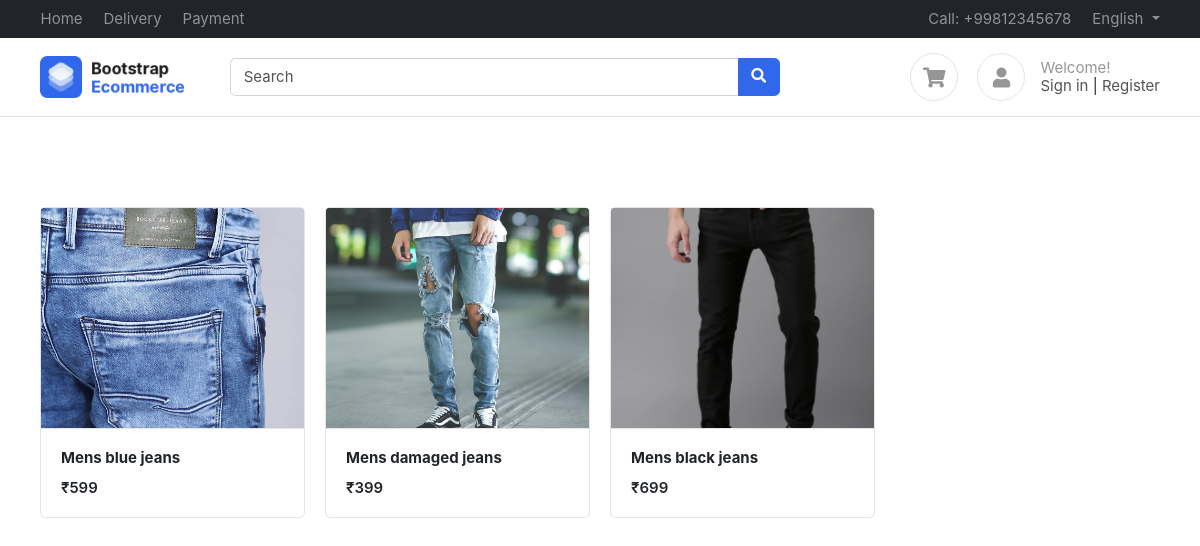
The page / on the database its author committed.
### Products/models.py (models this page shows, shortened)
class Products(BaseModel):
    product_name = models.CharField(max_length=100)
    slug = models.SlugField(unique=True, null=True, blank=True)
    category = models.ForeignKey(Category, on_delete=models.CASCADE, related_name="products")
    price = models.IntegerField()
    product_description = models.TextField()
    color_varient = models.ManyToManyField(ColorVarient)
    size_varient = models.ManyToManyField(SizeVarient)

class ProductImage(BaseModel):
    products = models.ForeignKey(Products, on_delete=models.CASCADE, related_name="product_images")
    image = models.ImageField(upload_to="products")

### home/views.py (the view)
# urls.py: path('', home_view, name='home'),
def home_view(request):
    context = {
        'products' : Products.objects.all()
    }
    return render(request, 'home/home.html', context)

### templates/home/home.html
{% extends 'base/base.html' %}
{% block content %}
<div class="container mt-5 pt-5">
    <div class="row">
        {% for product in products %}
        <div class="col-md-3">
            <figure class="card card-product-grid">
                <div class="img-wrap"> <a href="{% url 'product_detail' product.slug %}"><img src="/media/{{product.product_images.first.image}}" style="width: 100%;"> </a></div>
                <figcaption class="info-wrap border-top">
                    <a href="{% url 'product_detail' product.slug %}" class="title"><b>{{product.product_name}}</b></a>
                    <div class="price mt-2">₹{{product.price}}</div>
                </figcaption>
            </figure>
        </div>
        {% endfor %}
    </div>
    </div>
{% endblock %}

### templates/base/base.html (shortened to what this page needs)
<!DOCTYPE HTML>
<html lang="en">
<head>
<link href="https://cdn.jsdelivr.net/npm/bootstrap@5.3.0/dist/css/bootstrap.min.css" rel="stylesheet">
<link href="/media/css/bootstrap.css" rel="stylesheet" type="text/css"/>
<link href="/media/fonts/fontawesome/css/all.min.css" type="text/css" rel="stylesheet">
<link href="/media/css/ui.css" rel="stylesheet" type="text/css"/>
<link href="/media/css/responsive.css" rel="stylesheet" />
</head>
<body>
	<header class="section-header">
		<nav class="navbar navbar-dark navbar-expand p-0 bg-dark">
		<div class="container">
			<ul class="navbar-nav d-none d-md-flex mr-auto">
				<li class="nav-item"><a class="nav-link" href="{% url 'home' %}">Home</a></li>
				<li class="nav-item"><a class="nav-link" href="#">Delivery</a></li>
				<li class="nav-item"><a class="nav-link" href="#">Payment</a></li>
			</ul>
			<ul class="navbar-nav">
				<li class="nav-item"><a href="#" class="nav-link"> Call: +99812345678 </a></li>
				<li class="nav-item dropdown">
					 <a href="#" class="nav-link dropdown-toggle" data-toggle="dropdown"> English </a>
				</li>
			</ul>
		  </div>
		</nav>
		<section class="header-main border-bottom">
			<div class="container">
		<div class="row align-items-center">
			<div class="col-lg-2 col-4">
				<div class="brand-wrap">
					<img class="logo" src="/media/images/logo.png">
				</div>
			</div>
			<div class="col-lg-6 col-sm-12">
				<form action="#" class="search">
					<div class="input-group w-100">
						<input type="text" class="form-control" placeholder="Search">
						<div class="input-group-append">
						  <button class="btn btn-primary" type="submit">
							<i class="fa fa-search"></i>
						  </button>
						</div>
					</div>
				</form>
			</div>
			<div class="col-lg-4 col-sm-6 col-8">
				<div class="widgets-wrap float-md-right">
					<div class="widget-header  mr-3">
						<a href="{% url 'cart' %}" class="icon icon-sm rounded-circle border"><i class="fa fa-shopping-cart"></i></a>
					</div>
					<div class="widget-header icontext">
						<a href="#" class="icon icon-sm rounded-circle border"><i class="fa fa-user"></i></a>
						<div class="text">
							<span class="text-muted">Welcome!</span>
							{% if not request.user.is_authenticated %}
							<div>
								<a href="{% url 'login' %}">Sign in</a> |
								<a href="{% url 'register' %}"> Register</a>
							</div>
							{% else %}
							<div>
								{{request.user.username}}
								<a href="{% url 'logout' %}">Logout</a>
							</div>
							{% endif %}
						</div>
					</div>
				</div>
			</div>
		</div>
			</div>
		</section>
		</header>
		{% block content %}
		{% endblock %}
</body>
</html>

### public/static/css/ui.css (style rules this page uses)
html { font-family: 'Inter', sans-serif; font-size: 15px; }
.img-wrap { text-align: center; display: block; }
.img-wrap img { max-width: 100%; }
.icon-xs, .icon-sm, .icon-md, .icon-lg { display: inline-block; text-align: center; flex-shrink: 0; flex-grow: 0; }
.icon-sm { width: 48px; height: 48px; line-height: 48px; font-size: 20px; }
figure { margin-bottom: 0; }
.card .title { color: #212529; }
.header-main { position: relative; padding-top: 1rem; padding-bottom: 1rem; }
.brand-wrap .logo, .navbar-brand .logo { margin-right: 7px; max-height: 42px; display: inline-block; }
.widget-header { display: inline-block; vertical-align: middle; position: relative; }
.widget-header a { color: #545454; }
.widget-header i { color: #969696; }
[class*='card-product'] a.title { color: #212529; display: block; }
[class*='card-product'] .img-wrap { overflow: hidden; position: relative; }
[class*='card-product'] .img-wrap img { height: 100%; max-width: 100%; width: auto; display: inline-block; object-fit: cover; }
.card-product-grid { margin-bottom: 20px; }
.card-product-grid .img-wrap { border-radius: 0.2rem 0.2rem 0 0; height: 220px; }
.card-product-grid .info-wrap { overflow: hidden; padding: 18px 20px; }
.card .img-wrap { overflow: hidden; }
.icontext { display: inline-flex; align-items: center; vertical-align: middle; }
.icontext .text { width: 100%; line-height: 1.2; color: #212529; }
.icontext .icon { position: relative; margin-right: 15px; flex-shrink: 0; flex-grow: 0; }
.price { font-weight: 600; color: #212529; }

### rows shown on the page
Products: product_images.first.image (picture), product_name "Mens blue jeans", price "599"
Products: product_images.first.image (picture), product_name "Mens damaged jeans", price "399"
Products: product_images.first.image (picture), product_name "Mens black jeans", price "699"
